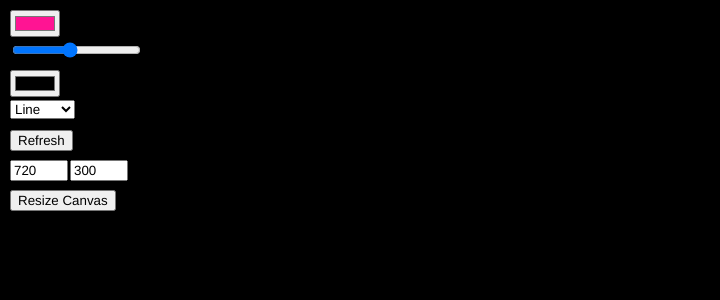
Frame 1 (no input)
Frame 60 (no input): identical to frame 1, image omitted
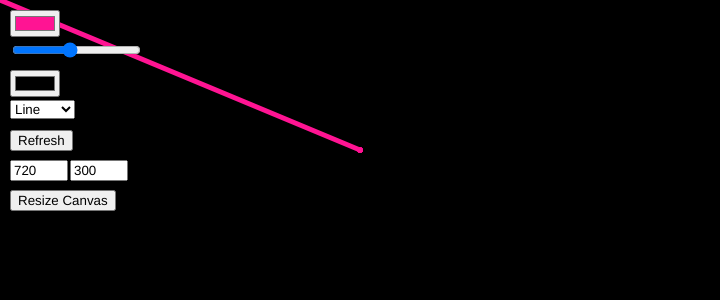
Frame 120 (the mouse pressed at the canvas centre since frame 60)

The p5.js sketch that drew these frames (run headless with seeded random() and noise() and a simulated clock; from frame 60 on, the mouse is pressed at the canvas centre):

// p5.js sketch
// ── sketch.js
var colourPicker;
let strokeWeightSlider;
var bgColourPicker;
var brushTypeMenu
var canvasWidthInput, canvasHeightInput;

function setup(){
    createCanvas(720,300);

    colourPicker = createColorPicker('deeppink');
    colourPicker.position(10,10);

    strokeWeightSlider = createSlider(1,10,5,1);
    strokeWeightSlider.position(10,40);

    bgColourPicker = createColorPicker('black');
    bgColourPicker.position(10,70);
    bgColourPicker.changed(repaint);

    brushTypeMenu = createSelect();
    brushTypeMenu.position(10,100);
    brushTypeMenu.option('Line');
    brushTypeMenu.option('Circle');
    brushTypeMenu.option('Square');

    var bgColourButton = createButton('Refresh');
    bgColourButton.position(10,130);
    bgColourButton.mousePressed(repaint);

    canvasWidthInput = createInput('720');
    canvasWidthInput.position(10, 160);
    canvasWidthInput.size(50);

    canvasHeightInput = createInput('300');
    canvasHeightInput.position(70, 160);
    canvasHeightInput.size(50);

    let resizeButton = createButton('Resize Canvas');
    resizeButton.position(10, 190);
    resizeButton.mousePressed(resizeCanvasFunction);

    background(bgColourPicker.value());
}

function draw(){
    strokeWeight(strokeWeightSlider.value());
    stroke(colourPicker.value());

    if(mouseIsPressed){
       let brushType = brushTypeMenu.value();

       if (brushType === 'Line') {
            line(mouseX, mouseY, pmouseX, pmouseY);
       } else if (brushType === 'Circle'){
            ellipse(mouseX, mouseY, strokeWeightSlider.value() * 2);
       } else if (brushType === 'Square'){
        rect(mouseX, mouseY, strokeWeightSlider.value() * 2, strokeWeightSlider.value() * 2);
       }
    }
}

function repaint(){
    background( bgColourPicker.value() );
}

function resizeCanvasFunction(){
    let newWidth = int(canvasWidthInput.value());
    let newHeight = int(canvasHeightInput.value());
    if (newWidth > 0 && newHeight > 0){
        resizeCanvas(newWidth, newHeight);
        repaint();
    }
}

function keyPressed(){
    if (key === 'c' || key === 'C') {
        repaint();
    }
}
